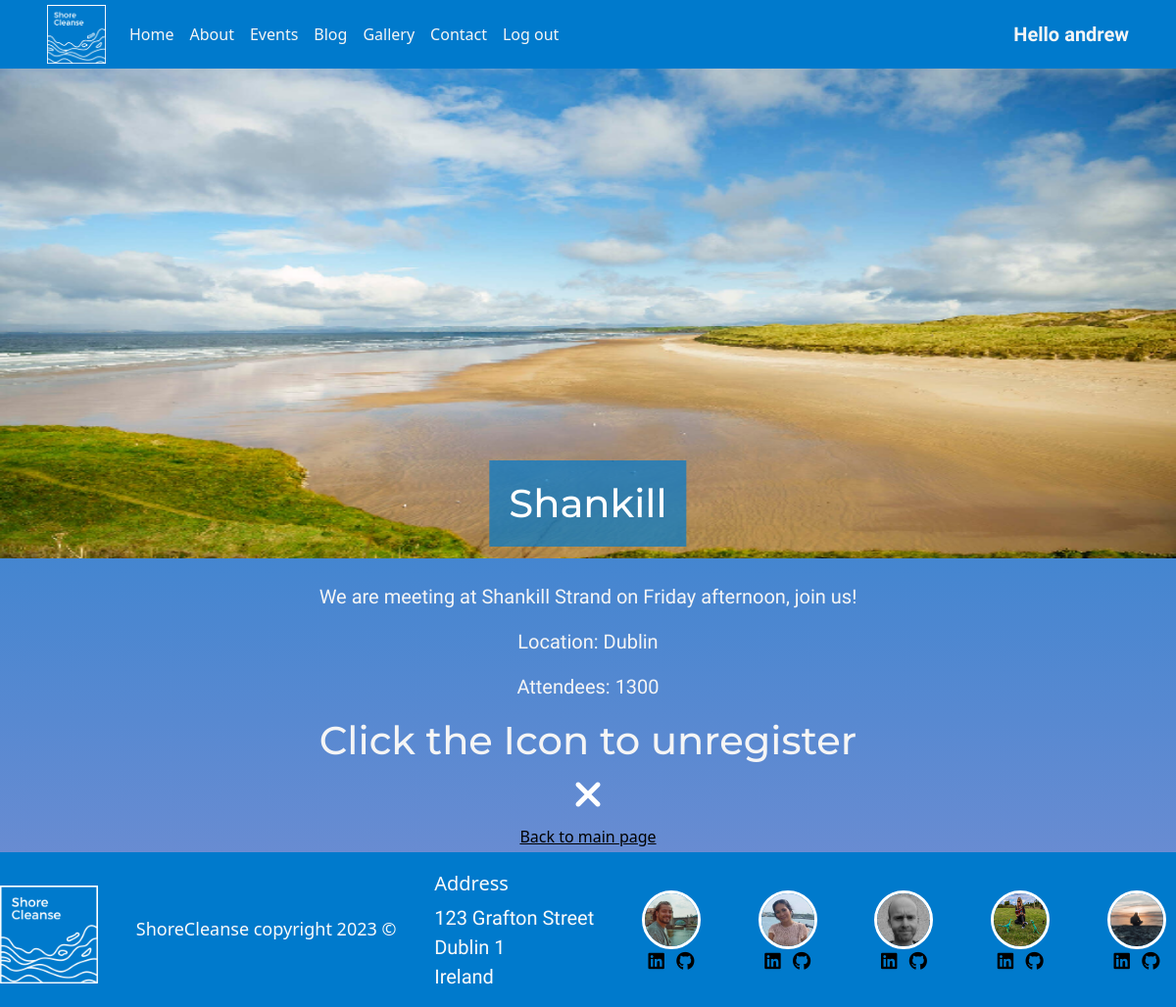
Screenshot of /view_event/7 (signed in) with the database file from the repository.
### Event/models.py (models this page shows, shortened)
class Event(models.Model):
    title = models.CharField(max_length=30)
    photo = models.ImageField(null=True, blank=True, upload_to="static/uploads/")
    notes = models.TextField(max_length=3000)
    time = models.DateField(null=True)
    location = models.CharField(max_length=50)
    attendees = models.IntegerField(blank=True, null=True)
    names = JSONField("names", default={"names": ["John", "Michael", "Gemma", "Sandra"]})

### Event/views.py (the view, shortened to what this page needs)
# urls.py: path('view_event/<id>', views.view_event, name='view_event'),
def view_event(request, id):
    event = Event.objects.get(id=id)
    username = request.user.username
    if len(username) == 0:
        username = 'guest'
    attendeeList = event.names
    if 'attending' in request.POST:
        attendeeList["names"].append(username)
        event.attendees += 1
        event.save()
    if username in attendeeList["names"]:
        signedUp = True
    else:
        signedUp = False
    return render(request, 'Event/view_event.html', {'event': event, 'signedUp': signedUp, 'username': username})

### Event/templates/Event/view_event.html (shortened to what this page needs)
{% extends 'base.html' %}
{% load static %}
{% block content %}
<div class="container-fluid event-style ">
    <h1 class=" event-title text-background-blue">{{ event.title }}</h1>
    <img class="events-image" src="{{ event.photo.url }}" alt="{{ event.title }}">
    <br>
    <p>{{ event.notes }}</p>
    <p>Location: {{ event.location }}</p>
    <p>Attendees: {{ event.attendees }}</p>
    {% if username == 'guest' %}
    <h1>Guest</h1>
    {% else %}
    <form class="text-center" action="" method="post">
        {% if signedUp %}
        <h1>Click the Icon to unregister</h1>
        <button type="submit" name="not_attending" style="border: none; background: none;">
            <i class="fa-solid fa-xmark fs-1"></i>
        </button>
        {% else %}
        <h1>Click the Icon to register</h1>
        <button type="submit" name="attending" style="border: none; background: none;">
            <i class="fa-solid fa-circle-check fs-1"></i>
        </button>
        {% endif %}
    </form>
    {% endif %}
    <a href="{% url 'index' %}">Back to main page</a>
</div>
{% endblock %}

### templates/base.html (shortened to what this page needs)
{% load static %}
<!DOCTYPE html>
<html lang="en">
<head>
    <link rel="stylesheet" href="https://cdn.jsdelivr.net/npm/bootstrap@5.2.3/dist/css/bootstrap.min.css"
>
    <link rel="stylesheet" href="{% static 'css/style.css' %}" />
</head>
<body>
    <nav class="navbar navbar-expand-lg navbar-light bg-light ">
        <div class="container-fluid bg-color px-5">
            <a class="navbar-brand" href="{% url 'index' %}"><img class="logo"
                    src="{% static 'uploads/logo.png' %}"></a>
            <div class="collapse navbar-collapse" id="navbarNavDropdown">
                <ul class="navbar-nav">
                    <li class="nav-item">
                        <a class="nav-link {% if request.path == '/' %}active{% endif %}" aria-current="page"
                            href="{% url 'index' %}">Home</a>
                    </li>
                    <li class="nav-item">
                        <a class="nav-link {% if request.path == '/about/' %}active{% endif %}"
                            href="{% url 'about' %}">About</a>
                    </li>
                    <li class="nav-item">
                        <a class="nav-link {% if request.path == '/all_events' %}active{% endif %}"
                            href="{% url 'all_events' %}">Events</a>
                    </li>
                    <li class="nav-item">
                        <a class="nav-link {% if request.path == '/blog/' %}active{% endif %}"
                            href="{% url 'all_posts' %}">Blog</a>
                    </li>
                    <li class="nav-item">
                        <a class="nav-link {% if request.path == '/gallery' %}active{% endif %}"
                            href="{% url 'gallery' %}">Gallery</a>
                    </li>
                    <li class="nav-item">
                        <a class="nav-link {% if request.path == '/contact/' %}active{% endif %}"
                            href="{% url 'contact' %}">Contact</a>
                    </li>
                    {% if request.user.is_authenticated %}
                    <li class="nav-item">
                        <a class="nav-link" href="{% url 'logout' %}">Log out</a>
                    </li>
                    {% else %}
                    <li class="nav-item">
                        <a class="nav-link" href="{% url 'login' %}">Log in</a>
                    </li>
                    {% endif %}
                </ul>
            </div>
            {% if request.user.is_authenticated %}
            <p class="user-name"><strong>Hello {{ request.user.username }}</strong></p>
            {% else %}
            <p class="user-name"><strong>Hello Guest!</strong></p>
            {% endif %}
        </div>
    </nav>
    {% block content %}
    {% endblock %}
    <footer class="container-fluid bg-color">
        <div class="row g-0">
            <div class="col-sm-12">
                <div class="developer-and-address-container">
                    <a href="{% url 'index' %}"><img class="logo logo-footer" src="{% static 'uploads/logo.png' %}"></a>
                    <div class="address">
                        <h5>Address</h5>
                        <p>
                            123 Grafton Street<br>
                            Dublin 1<br>
                            Ireland<br>
                        </p>
                    </div>
                    <div class="developer-images-container">
                        <div class="developer">
                            <img src="{% static 'uploads/kyle-image.jpg' %}" alt="Image of Kyle"
                                class="developer-image img-fluid rounded-circle">
                            <ul class="list-inline social-links">
                                <li class="list-inline-item footer-icon">
                                    <a target="_blank" href="https://www.linkedin.com/in/kyle-clow-43471b130/">
                                    </a>
                                </li>
                                <li class="list-inline-item footer-icon">
                                    <a target="_blank" href="https://github.com/KTC96">
                                    </a>
                                </li>
                            </ul>
                        </div>
                        <div class="developer">
                            <img src="{% static 'uploads/ayla-image.jpg' %}" alt="Image of Ayla"
                                class="developer-image img-fluid rounded-circle">
                            <ul class="list-inline social-links">
                                <li class="list-inline-item footer-icon">
                                    <a target="_blank" href="https://www.linkedin.com/in/ayla-mccarthy-a666565/">
                                    </a>
                                </li>
                                <li class="list-inline-item footer-icon">
                                    <a target="_blank" href="https://github.com/Aylamccarthy">
                                    </a>
                                </li>
                            </ul>
                        </div>
                        <div class="developer">
                            <img src="{% static 'uploads/andrew-image.jpeg' %}" alt="Image of Andrew"
                                class="developer-image img-fluid rounded-circle">
                            <ul class="list-inline social-links">
                                <li class="list-inline-item footer-icon">
                                    <a target="_blank" href="https://www.linkedin.com/in/andrew-dempsey-20ab40180/">
                                    </a>
                                </li>
                                <li class="list-inline-item footer-icon">
                                    <a target="_blank" href="https://github.com/andrewdempsey2018">
                                    </a>
                                </li>
                            </ul>
                        </div>
                        <div class="developer">
                            <img src="{% static 'uploads/kim-image.png' %}" alt="Image of Kim"
                                class="developer-image img-fluid rounded-circle">
                            <ul class="list-inline social-links">
                                <li class="list-inline-item footer-icon">
                                    <a target="_blank" href="https://www.linkedin.com/in/kimhanlon291354">
                                    </a>
                                </li>
                                <li class="list-inline-item footer-icon">
                                    <a target="_blank" href="https://github.com/kimatron">
                                    </a>
                                </li>
                            </ul>
                        </div>
                        <div class="developer">
                            <img src="{% static 'uploads/rinalds-image.jpeg' %}" alt="Image of Rinalds"
                                class="developer-image img-fluid rounded-circle">
                            <ul class="list-inline social-links">
                                <li class="list-inline-item footer-icon">
                                    <a target="_blank" href="https://www.linkedin.com/in/rinalds-zimelis/">
                                    </a>
                                </li>
                                <li class="list-inline-item footer-icon">
                                    <a target="_blank" href="https://github.com/rinalds98">
                                    </a>
                                </li>
                            </ul>
                        </div>
                    </div>
                </div>
            </div>
    </footer>
</body>
</html>

### static/css/style.css (style rules this page uses)
p { font-family: 'Source Sans 3', sans-serif; font-size: 20px; }
.logo { height: 60px; width: 60px; margin: 0; padding: 0; }
h1, h2, h3, h4 { font-family: 'Montserrat', sans-serif; margin: 0; }
body { color: whitesmoke; background-image: linear-gradient(#007ACC, #7B8FD3); }
.text-background-blue { background-color: rgba(0, 122, 204, 0.7); padding: 20px; color: white; }
:root { --bs-link-color: black; --bs-link-hover-color: whitesmoke; }
.bg-color { background-color: #007ACC; }
.navbar { --bs-navbar-color: whitesmoke; min-height: 100%; padding: 0; }
.user-name { margin: 0; }
footer { color: #fafafa; min-height: 80px; }
.footer-icon { font-size: 15px; }
.developer-image { height: 60px; width: 60px; }
.developer-and-address-container { display: flex; justify-content: space-between; align-items: center; text-align: center; flex-wrap: wrap; }
.address { text-align: left; margin-top: 20px; }
.developer-images-container { display: flex; align-items: center; display: none; }
.developer-image { border: solid 3px white; margin-top: 20px; }
.developer { text-align: center; margin: 10px; }
.logo-footer { margin-top: 10px; height: 100px; width: 100px; }
.event-style { display: flex; flex-direction: column; align-items: center; height: 100vh; }
.events-image { height: 500px; width: 100%; }
.container-fluid { padding: 0px; }
.fs-1 { color: white; padding: 10px; }
.event-title { position: absolute; top: 50%; left: 50%; transform: translate(-50%, -50%); z-index: 1; }
@media (min-width: 995px) { .developer-images-container { display: contents; } }

### rows the page displays
Event: title "Shankill", photo (picture), notes "We are meeting at Shankill Strand on Friday afternoon, join us!", location "Dublin", attendees "1300"

### other values shown
{{ request.user.username }} "andrew"
